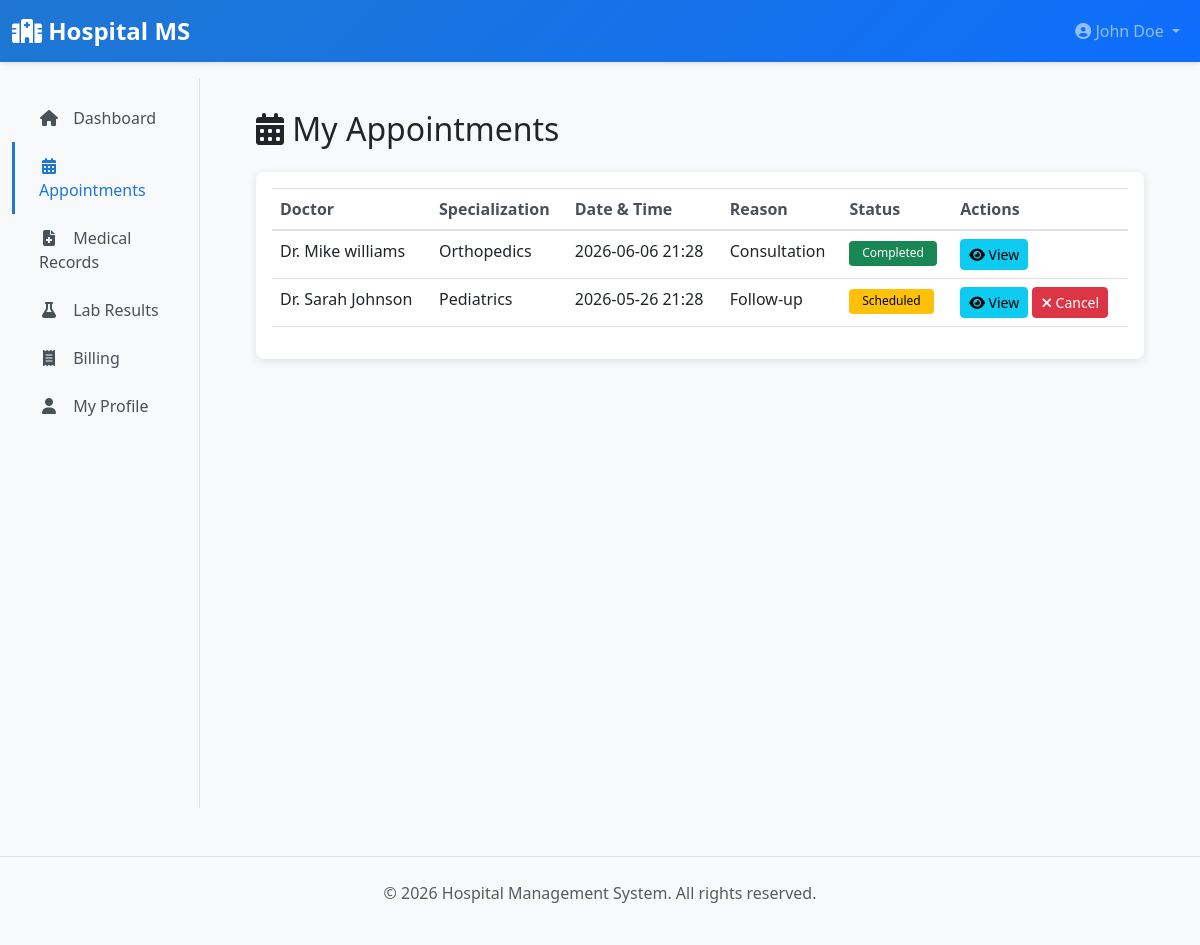
Screenshot of /patient/appointments (signed in) with the database file from the repository.
### app/models/__init__.py (models this page shows, shortened)
class User(UserMixin, db.Model):
    __tablename__ = 'users'
    id = db.Column(db.Integer, primary_key=True)
    username = db.Column(db.String(80), unique=True, nullable=False, index=True)
    email = db.Column(db.String(120), unique=True, nullable=False, index=True)
    password_hash = db.Column(db.String(255), nullable=False)
    first_name = db.Column(db.String(80))
    last_name = db.Column(db.String(80))
    phone = db.Column(db.String(20))
    role = db.Column(db.Enum(UserRole), nullable=False, default=UserRole.PATIENT)
    is_active = db.Column(db.Boolean, default=True)
    created_at = db.Column(db.DateTime, default=datetime.utcnow)
    updated_at = db.Column(db.DateTime, default=datetime.utcnow, onupdate=datetime.utcnow)
    patient = db.relationship('Patient', uselist=False, back_populates='user', foreign_keys='Patient.user_id')
    doctor = db.relationship('Doctor', uselist=False, back_populates='user', foreign_keys='Doctor.user_id')
    lab_staff = db.relationship('LabStaff', uselist=False, back_populates='user', foreign_keys='LabStaff.user_id')
    def get_full_name(self):
        return f"{self.first_name} {self.last_name}".strip()

class Appointment(db.Model):
    __tablename__ = 'appointments'
    id = db.Column(db.Integer, primary_key=True)
    patient_id = db.Column(db.Integer, db.ForeignKey('patients.id'), nullable=False)
    doctor_id = db.Column(db.Integer, db.ForeignKey('doctors.id'), nullable=False)
    appointment_date = db.Column(db.DateTime, nullable=False)
    reason = db.Column(db.Text)
    status = db.Column(db.String(20), default=AppointmentStatus.SCHEDULED.value, nullable=False)
    notes = db.Column(db.Text)
    created_at = db.Column(db.DateTime, default=datetime.utcnow)
    updated_at = db.Column(db.DateTime, default=datetime.utcnow, onupdate=datetime.utcnow)
    patient = db.relationship('Patient', back_populates='appointments')
    doctor = db.relationship('Doctor', back_populates='appointments')

class Doctor(db.Model):
    __tablename__ = 'doctors'
    id = db.Column(db.Integer, primary_key=True)
    user_id = db.Column(db.Integer, db.ForeignKey('users.id'), nullable=False)
    department_id = db.Column(db.Integer, db.ForeignKey('departments.id'))
    doctor_id = db.Column(db.String(20), unique=True, nullable=False)
    specialization = db.Column(db.String(120), nullable=False)
    license_number = db.Column(db.String(50), unique=True)
    qualification = db.Column(db.Text)
    bio = db.Column(db.Text)
    consultation_fee = db.Column(db.Float, default=500.0)
    is_available = db.Column(db.Boolean, default=True)
    working_hours = db.Column(db.String(100))  # e.g., "09:00-17:00"
    created_at = db.Column(db.DateTime, default=datetime.utcnow)
    updated_at = db.Column(db.DateTime, default=datetime.utcnow, onupdate=datetime.utcnow)
    user = db.relationship('User', back_populates='doctor', foreign_keys=[user_id])
    department = db.relationship('Department', back_populates='doctors', foreign_keys=[department_id])
    appointments = db.relationship('Appointment', back_populates='doctor', cascade='all, delete-orphan')
    medical_records = db.relationship('MedicalRecord', back_populates='doctor', cascade='all, delete-orphan')
    prescriptions = db.relationship('Prescription', back_populates='doctor', foreign_keys='Prescription.doctor_id', cascade='all, delete-orphan')
    discharge_summaries = db.relationship('DischargeSummary', back_populates='doctor', cascade='all, delete-orphan')

### app/blueprints/patient.py (the view)
@patient_bp.route('/appointments')
@login_required
@patient_required
def appointments():
    patient = current_user.patient
    page = request.args.get('page', 1, type=int)
    appointments_list = Appointment.query.filter_by(patient_id=patient.id).order_by(
        Appointment.appointment_date.desc()
    ).paginate(page=page, per_page=10)
    return render_template('patient/appointments.html', appointments=appointments_list)

### app/templates/patient/appointments.html (shortened to what this page needs)
{% extends "layouts/base.html" %}
{% block content %}
<h2 class="mb-4"><i class="fas fa-calendar-alt"></i> My Appointments</h2>
<div class="card">
    <div class="card-body">
        {% if appointments.items %}
        <div class="table-responsive">
            <table class="table table-hover">
                <thead>
                    <tr>
                        <th>Doctor</th>
                        <th>Specialization</th>
                        <th>Date & Time</th>
                        <th>Reason</th>
                        <th>Status</th>
                        <th>Actions</th>
                    </tr>
                </thead>
                <tbody>
                    {% for apt in appointments.items %}
                    <tr>
                        <td>{{ apt.doctor.user.get_full_name() }}</td>
                        <td>{{ apt.doctor.specialization }}</td>
                        <td>{{ apt.appointment_date.strftime('%Y-%m-%d %H:%M') }}</td>
                        <td>{{ apt.reason or 'General Checkup' }}</td>
                        <td>
                            {% if apt.status == 'scheduled' %}
                                <span class="badge badge-warning">Scheduled</span>
                            {% elif apt.status == 'completed' %}
                                <span class="badge badge-success">Completed</span>
                            {% else %}
                                <span class="badge badge-danger">Cancelled</span>
                            {% endif %}
                        </td>
                        <td>
                            <a href="{{ url_for('patient.view_appointment', appointment_id=apt.id) }}" class="btn btn-sm btn-info">
                                <i class="fas fa-eye"></i> View
                            </a>
                            {% if apt.status == 'scheduled' %}
                                <form action="{{ url_for('patient.cancel_appointment', appointment_id=apt.id) }}" method="POST" style="display: inline;">
                                    <button type="submit" class="btn btn-sm btn-danger" onclick="return confirm('Cancel appointment?')">
                                        <i class="fas fa-times"></i> Cancel
                                    </button>
                                </form>
                            {% endif %}
                        </td>
                    </tr>
                    {% endfor %}
                </tbody>
            </table>
        </div>
        {% else %}
        <p class="text-muted text-center my-3">No appointments scheduled.</p>
        {% endif %}
    </div>
</div>
{% endblock %}

### app/templates/layouts/base.html (shortened to what this page needs)
<!DOCTYPE html>
<html lang="en">
<head>
    <link href="https://cdnjs.cloudflare.com/ajax/libs/bootstrap/5.3.0/css/bootstrap.min.css" rel="stylesheet">
    <link href="https://cdnjs.cloudflare.com/ajax/libs/font-awesome/6.4.0/css/all.min.css" rel="stylesheet">
</head>
<body>
    <nav class="navbar navbar-expand-lg navbar-dark sticky-top">
        <div class="container-fluid">
            <a class="navbar-brand" href="{{ url_for('main.dashboard') }}">
                <i class="fas fa-hospital"></i> Hospital MS
            </a>
            <div class="collapse navbar-collapse" id="navbarNav">
                <ul class="navbar-nav ms-auto">
                    {% if current_user.is_authenticated %}
                        <li class="nav-item dropdown">
                            <a class="nav-link dropdown-toggle" href="#" id="userDropdown" role="button" data-bs-toggle="dropdown">
                                <i class="fas fa-user-circle"></i> {{ current_user.get_full_name() or current_user.username }}
                            </a>
                        </li>
                    {% else %}
                        <li class="nav-item">
                            <a class="nav-link" href="{{ url_for('auth.login') }}">Login</a>
                        </li>
                    {% endif %}
                </ul>
            </div>
        </div>
    </nav>
    {% if current_user.is_authenticated %}
        <div class="container-fluid">
            <div class="row">
                <nav class="col-md-3 col-lg-2 d-md-block bg-light sidebar">
                    <div class="position-sticky pt-3">
                        <ul class="nav flex-column">
                            {% if current_user.role.value == 'admin' %}
                                <li class="nav-item">
                                    <a class="nav-link {% if request.endpoint == 'admin.dashboard' %}active{% endif %}" href="{{ url_for('admin.dashboard') }}">
                                        <i class="fas fa-home"></i> Dashboard
                                    </a>
                                </li>
                                <li class="nav-item">
                                    <a class="nav-link {% if request.endpoint in ['admin.users_list', 'admin.create_user', 'admin.edit_user'] %}active{% endif %}" href="{{ url_for('admin.users_list') }}">
                                        <i class="fas fa-users"></i> Users
                                    </a>
                                </li>
                                <li class="nav-item">
                                    <a class="nav-link {% if request.endpoint in ['admin.doctors_list', 'admin.edit_doctor'] %}active{% endif %}" href="{{ url_for('admin.doctors_list') }}">
                                        <i class="fas fa-user-md"></i> Doctors
                                    </a>
                                </li>
                                <li class="nav-item">
                                    <a class="nav-link {% if request.endpoint in ['admin.beds_list', 'admin.create_bed'] %}active{% endif %}" href="{{ url_for('admin.beds_list') }}">
                                        <i class="fas fa-bed"></i> Beds
                                    </a>
                                </li>
                                <li class="nav-item">
                                    <a class="nav-link {% if request.endpoint in ['admin.departments_list', 'admin.create_department'] %}active{% endif %}" href="{{ url_for('admin.departments_list') }}">
                                        <i class="fas fa-sitemap"></i> Departments
                                    </a>
                                </li>
                                <li class="nav-item">
                                    <a class="nav-link {% if request.endpoint in ['admin.insurances_list', 'admin.create_insurance'] %}active{% endif %}" href="{{ url_for('admin.insurances_list') }}">
                                        <i class="fas fa-hand-holding-medical"></i> Insurances
                                    </a>
                                </li>
                                <li class="nav-item">
                                    <a class="nav-link {% if request.endpoint == 'admin.audit_logs' %}active{% endif %}" href="{{ url_for('admin.audit_logs') }}">
                                        <i class="fas fa-history"></i> Audit Logs
                                    </a>
                                </li>
                                <li class="nav-item">
                                    <a class="nav-link {% if request.endpoint in ['admin.lab_tests_list', 'admin.create_lab_test'] %}active{% endif %}" href="{{ url_for('admin.lab_tests_list') }}">
                                        <i class="fas fa-flask"></i> Lab Tests
                                    </a>
                                </li>
                                <li class="nav-item">
                                    <a class="nav-link {% if request.endpoint == 'admin.reports' %}active{% endif %}" href="{{ url_for('admin.reports') }}">
                                        <i class="fas fa-chart-bar"></i> Reports
                                    </a>
                                </li>
                            {% else %}
                                <li class="nav-item">
                                    <a class="nav-link {% if request.endpoint == 'patient.dashboard' %}active{% endif %}" href="{{ url_for('patient.dashboard') }}">
                                        <i class="fas fa-home"></i> Dashboard
                                    </a>
                                </li>
                                <li class="nav-item">
                                    <a class="nav-link {% if request.endpoint in ['patient.appointments', 'patient.view_appointment'] %}active{% endif %}" href="{{ url_for('patient.appointments') }}">
                                        <i class="fas fa-calendar-alt"></i> Appointments
                                    </a>
                                </li>
                                <li class="nav-item">
                                    <a class="nav-link {% if request.endpoint in ['patient.medical_records', 'patient.view_medical_record'] %}active{% endif %}" href="{{ url_for('patient.medical_records') }}">
                                        <i class="fas fa-file-medical"></i> Medical Records
                                    </a>
                                </li>
                                <li class="nav-item">
                                    <a class="nav-link {% if request.endpoint in ['patient.lab_results', 'patient.view_lab_result'] %}active{% endif %}" href="{{ url_for('patient.lab_results') }}">
                                        <i class="fas fa-flask"></i> Lab Results
                                    </a>
                                </li>
                                <li class="nav-item">
                                    <a class="nav-link {% if request.endpoint in ['patient.billing', 'patient.view_bill'] %}active{% endif %}" href="{{ url_for('patient.billing') }}">
                                        <i class="fas fa-receipt"></i> Billing
                                    </a>
                                </li>
                                <li class="nav-item">
                                    <a class="nav-link {% if request.endpoint in ['patient.profile', 'patient.edit_profile'] %}active{% endif %}" href="{{ url_for('patient.profile') }}">
                                        <i class="fas fa-user"></i> My Profile
                                    </a>
                                </li>
                            {% endif %}
                        </ul>
                    </div>
                </nav>
                <main class="col-md-9 ms-sm-auto col-lg-10 px-md-4">
                    <div class="main-content">
                        {% block content %}{% endblock %}
                    </div>
                </main>
            </div>
        </div>
    {% else %}
        <div style="min-height: calc(100vh - 70px); padding: 2rem;">
            {% block auth_content %}{% endblock %}
        </div>
    {% endif %}
    <footer class="bg-light py-4 mt-5 border-top">
        <div class="container text-center text-muted">
            <p>&copy; 2026 Hospital Management System. All rights reserved.</p>
        </div>
    </footer>
</body>
</html>

### rows the page displays
User: first_name+last_name "John Doe"
Appointment: doctor.user.get_full_name "Dr. Mike williams", doctor.specialization "Orthopedics", appointment_date "2026-06-06 21:28", reason "Consultation", status "Completed"
Appointment: doctor.user.get_full_name "Dr. Sarah Johnson", doctor.specialization "Pediatrics", appointment_date "2026-05-26 21:28", reason "Follow-up", status "Scheduled"
